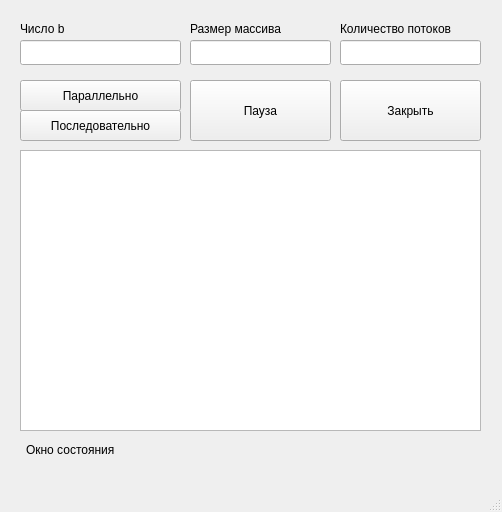
<?xml version="1.0" encoding="UTF-8"?>
<ui version="4.0">
 <class>MainWindow</class>
 <widget class="QMainWindow" name="MainWindow">
  <property name="geometry">
   <rect>
    <x>0</x>
    <y>0</y>
    <width>502</width>
    <height>512</height>
   </rect>
  </property>
  <property name="windowTitle">
   <string>MainWindow</string>
  </property>
  <widget class="QWidget" name="centralwidget">
   <widget class="QLineEdit" name="lineEdit">
    <property name="geometry">
     <rect>
      <x>20</x>
      <y>40</y>
      <width>161</width>
      <height>25</height>
     </rect>
    </property>
   </widget>
   <widget class="QLabel" name="label">
    <property name="geometry">
     <rect>
      <x>20</x>
      <y>20</y>
      <width>67</width>
      <height>17</height>
     </rect>
    </property>
    <property name="text">
     <string>Число b</string>
    </property>
   </widget>
   <widget class="QLabel" name="label_2">
    <property name="geometry">
     <rect>
      <x>190</x>
      <y>20</y>
      <width>141</width>
      <height>17</height>
     </rect>
    </property>
    <property name="text">
     <string>Размер массива</string>
    </property>
   </widget>
   <widget class="QLineEdit" name="lineEdit_2">
    <property name="geometry">
     <rect>
      <x>190</x>
      <y>40</y>
      <width>141</width>
      <height>25</height>
     </rect>
    </property>
   </widget>
   <widget class="QLabel" name="label_3">
    <property name="geometry">
     <rect>
      <x>340</x>
      <y>20</y>
      <width>161</width>
      <height>17</height>
     </rect>
    </property>
    <property name="text">
     <string>Количество потоков</string>
    </property>
   </widget>
   <widget class="QLineEdit" name="lineEdit_3">
    <property name="geometry">
     <rect>
      <x>340</x>
      <y>40</y>
      <width>141</width>
      <height>25</height>
     </rect>
    </property>
   </widget>
   <widget class="QPushButton" name="pushButton">
    <property name="geometry">
     <rect>
      <x>20</x>
      <y>80</y>
      <width>161</width>
      <height>31</height>
     </rect>
    </property>
    <property name="text">
     <string>Параллельно</string>
    </property>
   </widget>
   <widget class="QPushButton" name="pushButton_2">
    <property name="geometry">
     <rect>
      <x>190</x>
      <y>80</y>
      <width>141</width>
      <height>61</height>
     </rect>
    </property>
    <property name="text">
     <string>Пауза</string>
    </property>
   </widget>
   <widget class="QPushButton" name="pushButton_3">
    <property name="geometry">
     <rect>
      <x>340</x>
      <y>80</y>
      <width>141</width>
      <height>61</height>
     </rect>
    </property>
    <property name="text">
     <string>Закрыть</string>
    </property>
   </widget>
   <widget class="QListWidget" name="listWidget">
    <property name="geometry">
     <rect>
      <x>20</x>
      <y>150</y>
      <width>461</width>
      <height>281</height>
     </rect>
    </property>
   </widget>
   <widget class="QLabel" name="label_4">
    <property name="geometry">
     <rect>
      <x>26</x>
      <y>440</y>
      <width>451</width>
      <height>20</height>
     </rect>
    </property>
    <property name="text">
     <string>Окно состояния</string>
    </property>
   </widget>
   <widget class="QPushButton" name="pushButton_4">
    <property name="geometry">
     <rect>
      <x>20</x>
      <y>110</y>
      <width>161</width>
      <height>31</height>
     </rect>
    </property>
    <property name="text">
     <string>Последовательно</string>
    </property>
   </widget>
  </widget>
  <widget class="QMenuBar" name="menubar">
   <property name="geometry">
    <rect>
     <x>0</x>
     <y>0</y>
     <width>502</width>
     <height>22</height>
    </rect>
   </property>
  </widget>
  <widget class="QStatusBar" name="statusbar"/>
 </widget>
 <resources/>
 <connections/>
</ui>
